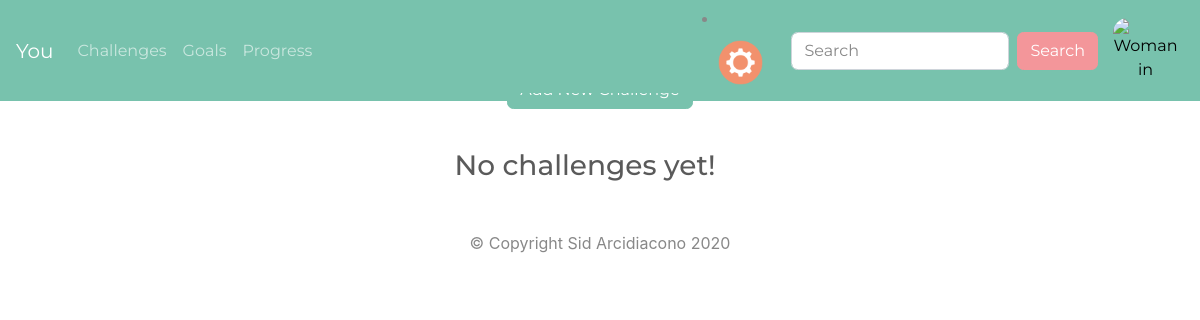
Before: /challenges (signed in) with the older database file.
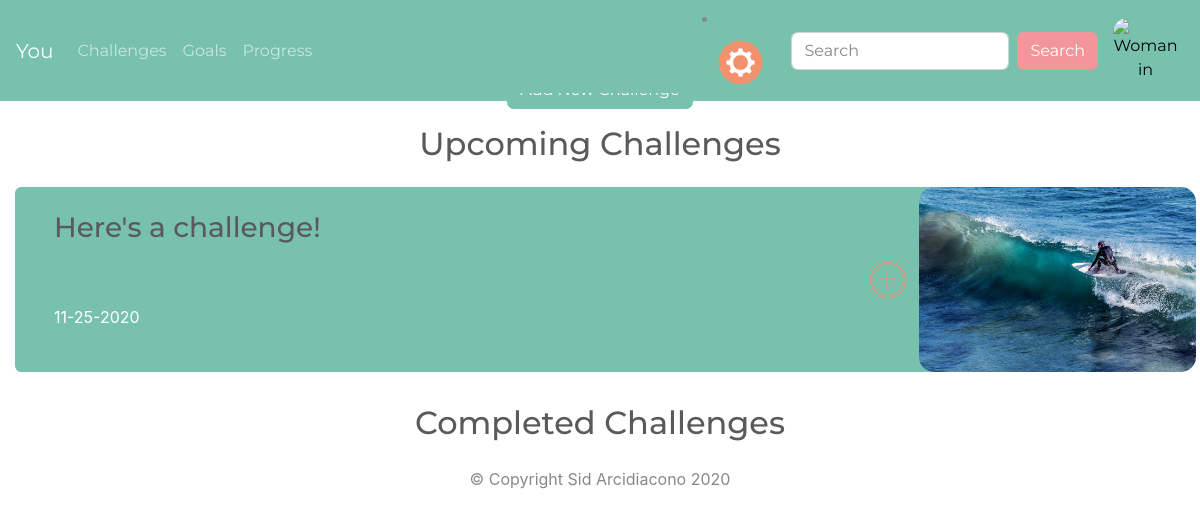
After: the same page with the newer database file.
### you_app/models.py (models this page shows)
class Challenges(db.Model):
    id = db.Column(db.Integer, primary_key=True)
    title = db.Column(db.String(40), nullable=False)
    dates = db.Column(db.String(50), nullable=False)
    completed = db.Column(db.Boolean, default=False)
    image = db.Column(db.String(30), nullable=True)
    users = db.relationship("User", secondary="joined_challenges")

### you_app/challenges/routes.py (the view, shortened to what this page needs)
@challenge.route("/challenges", methods=["GET", "POST"])
@login_required
def challenges():
    new_challenges = Challenges.query.filter_by(completed=False).all()
    completed_challenges = Challenges.query.filter_by(completed=True).all()
    context = {
        "new_challenges": new_challenges,
        "completed_challenges": completed_challenges,
    }
    return render_template("challenges.html", **context)

### you_app/models.py (called while the page is built)
@login_manager.user_loader
def user_loader(user_id):
    return User.query.filter_by(id=user_id).first()

### you_app/templates/challenges.html (shortened to what this page needs)
{% extends 'base.html' %}
{% block content %}
<div class="row justify-content-center m-3">
  <div class="col-md-6 d-flex align-items-center">
    <button type="button" class="btn btn-primary m-auto" id="start-modal-btn">Add New Challenge</button>
  </div>
</div>
{% if new_challenges or completed_challenges %}
<div class="row justify-content-center">
  <h2>Upcoming Challenges</h2>
</div>
{% for new_challenge in new_challenges %}
<div class="row w-100 justify-content-center">
  <div class="container m-3">
    <div class="row text-white bg-primary mb-3 w-100 rounded">
      <div class="col-md-4 text-left">
        <h3 class="card-title p-4">{{ new_challenge.title }}</h3>
        <p class="card-text p-4">{{ new_challenge.dates }}</p>
      </div>
      <div class="col-md-3 ml-auto mr-0 p-0 d-flex flex-row">
        <form class="d-flex flex-row h-50 mt-auto mb-auto" action="{{ url_for('challenge.join_challenge') }}" method="POST">
          <button type="submit" id="join-challenge" class="img-btn small"><img src="{{ url_for('static', filename='assets/orange_add_plus.png') }}" alt="plus shaped button"></button>
        </form>
        <img class="challenge-img h-100" src="{{ url_for('static', filename='assets/' + new_challenge.image) }}" alt="{{ new_challenge.title }}">
      </div>
    </div>
  </div>
</div>
{% endfor %}
<div class="row justify-content-center">
  <h2>Completed Challenges</h2>
</div>
{% else %}
<div class="row w-100 justify-content-center mt-4 mb-4">
  <h3 class="text-center">No challenges yet!</h3>
</div>
{% endif %}
{% endblock %}

### you_app/templates/base.html (shortened to what this page needs)
<!DOCTYPE html>
<html lang="en" dir="ltr">
<head>
  <link rel="stylesheet" href="{{ url_for('static', filename='css/bootstrap.css') }}">
  <link rel="stylesheet" href="{{ url_for('static', filename='css/styles.css') }}">
</head>
<body>
  <header>
    <nav class="navbar navbar-expand-lg navbar-dark bg-primary">
      <a class="navbar-brand navbar-item active" href="{{ url_for('main.homepage') }}">You</a>
      <div class="collapse navbar-collapse" id="navbarColor01">
        <ul class="navbar-nav mr-auto">
          {% if current_user.is_authenticated %}
          <li class="nav-item">
            <a class="nav-link" href="{{ url_for('challenge.challenges') }}">Challenges</a>
          </li>
          <li class="nav-item">
            <a class="nav-link" href="{{ url_for('goal.goals') }}">Goals</a>
          </li>
          <li class="nav-item">
            <a class="nav-link" href="{{ url_for('progress.progress_page') }}">Progress</a>
          </li>
          {% endif %}
        </ul>
        <li class="nav-item dropdown">
          <a class="nav-link dropdown-toggle" data-toggle="dropdown" href="#" role="button" aria-haspopup="true" aria-expanded="false">{% if current_user.is_authenticated %}<img src="{{ url_for('static', filename='assets/settings.png') }}" alt="Gear icon" id="settings-dropdown"></a>
          {% else %}<button type="button" class="btn btn-primary" id="settings-dropdown">Get Started!</button></a>
          <div class="dropdown-menu">
            <a class="dropdown-item" href="{{ url_for('user.login') }}">Log In</a>
            <a class="dropdown-item" href="{{ url_for('user.register') }}">Sign Up</a>
            {% endif %}
        </li>
        {% if current_user.is_authenticated %}
        <form class="form-inline my-2 my-lg-0">
          <input class="form-control mr-sm-2" type="text" placeholder="Search">
          <button class="btn btn-secondary my-2 my-sm-0" type="submit">Search</button>
        </form>
        <button type="button" id="open-glance" class="img-btn"><img src="{{ url_for('static', filename='assets/default_profile_pic.jpg') }}" alt="Woman in fitness gear outside" class="profile-pic"></button>
        {% endif %}
      </div>
    </nav>
    <div class="row text-center w-100">
    </div>
  </header>
  {% block content %}{% endblock %}
  <footer class="page-footer font-small">
    <div class="footer-copyright text-center py-3">
      © Copyright Sid Arcidiacono 2020
    </div>
  </footer>
</body>
</html>

### you_app/static/css/styles.css (style rules this page uses)
:root { --primary: #B0D9CA; --secondary: #F2916D; }
header { height: 55px; }
.profile-pic { max-width: 65px; max-height: 65px; border-radius: 15px; }
.img-btn { background-color: transparent; border: none; padding-left: 15px; }
.img-btn img { width: 50px; height: 50px; }
.challenge-img { width: 100%; border-radius: 15px; border: none; padding: 0; }
#settings-dropdown { max-height: 45px; }

Changed rows visible on the page:
added Challenges: title "Here's a challenge!", dates "11-25-2020", image (picture)
Other visible differences:
text no longer shown: "No challenges yet!"
text now shown: "Upcoming Challenges Completed Challenges"
